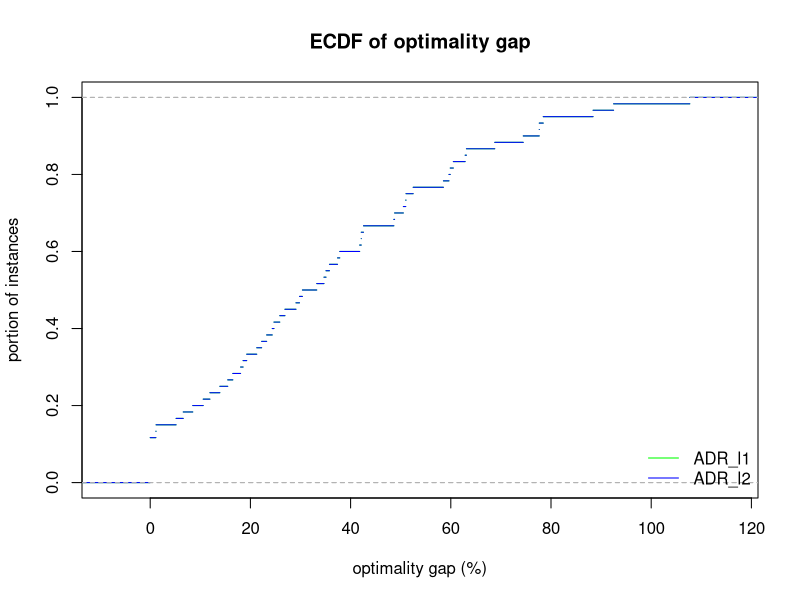
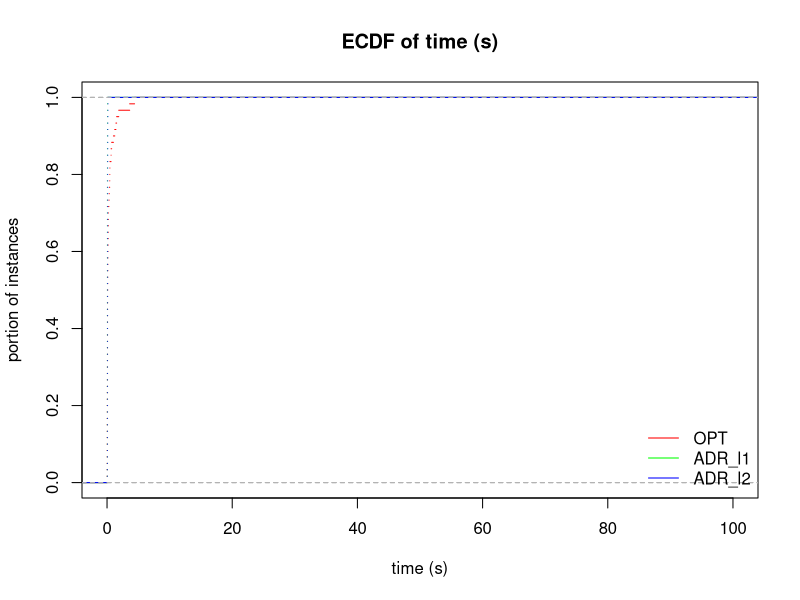
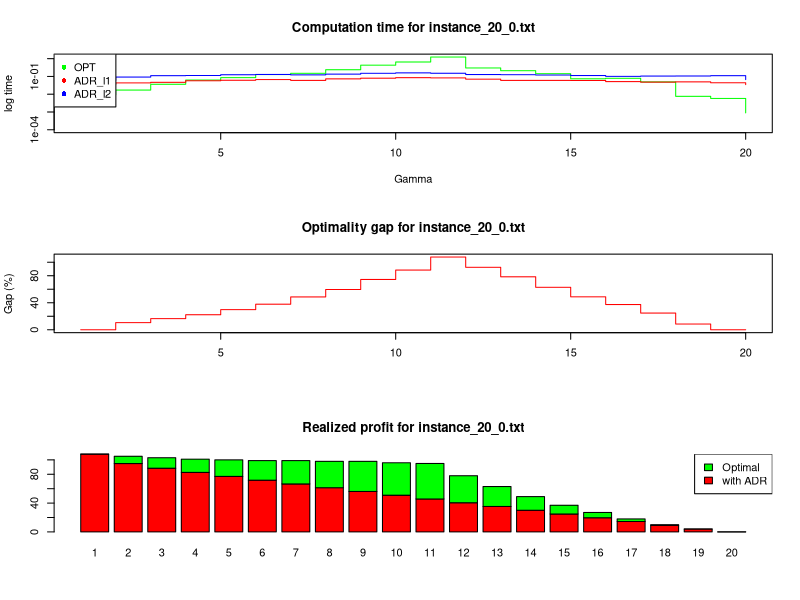
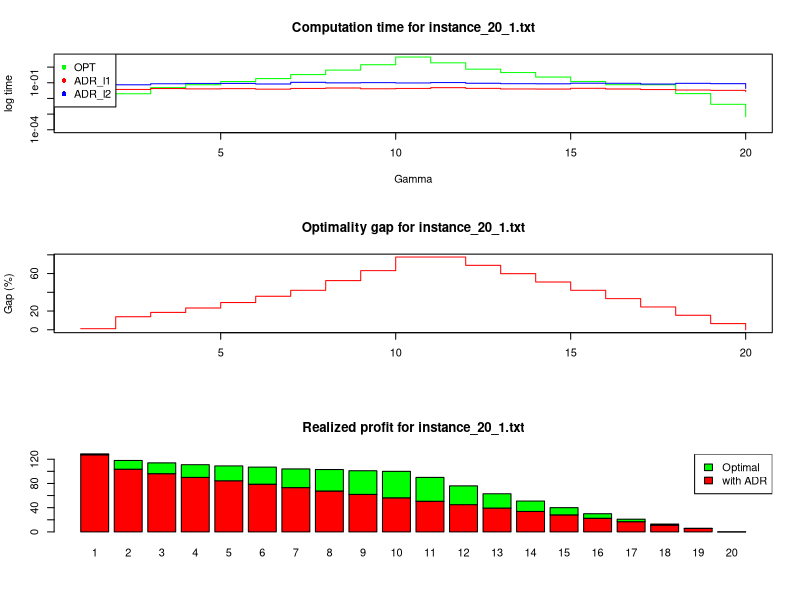
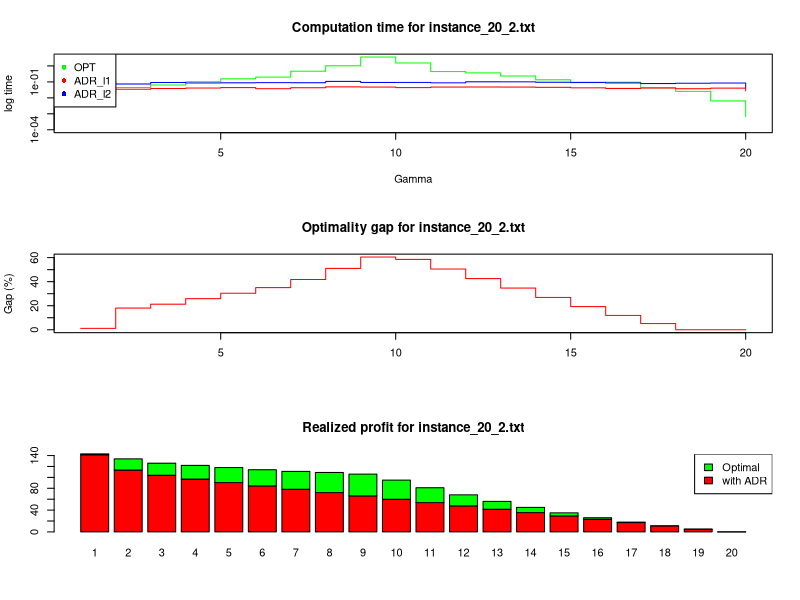

The R source for these figures, in order:
## ---- chunk 1
library(rmarkdown)
library(rmarkdown)
library(kableExtra)
library(tidyr)
## ---- chunk 2
results = read.csv("results.csv", header = FALSE)
colnames(results) = c("method", "Gamma", "best_obj", "status", "reason", "time", "instance")
## ---- chunk 3
methods = unique(results$method)
colors = rainbow(length(methods))
colors = as.data.frame(cbind(methods, colors))
## ---- chunk 4
paged_table(results)
## ---- chunk 5
gap = function(lb, ub) {
  return ( abs(lb - ub) / (1e-10 + abs(ub))  )
}

make_gap_table = function(dataset) {
  
    result = spread(dataset[,c("instance", "method", "Gamma", "best_obj")], key = method, value = best_obj);
    
    methods = unique(dataset$method)
    
    for (method in methods) {
      result[paste0("gap_OPT_",method)] = gap(result$OPT, result[,method]) * 100
    }
    
    return (result)
}

Table = make_gap_table(results)

paged_table(Table)
## ---- chunk 6
#knitr::kable(
#    Table,
#    digits = c(0, 0, matrix(2, nrow = ncol(Table) - 2))
#  ) %>%
#    kable_classic()
## ---- chunk 7
plot_gap = function(dataset, main = NULL, xlab = NULL, ylab = NULL) {
  
  methods = unique(dataset$method)
  methods = methods[methods != "OPT"]
  
  Table = make_gap_table(dataset)
  
  used_colors = NULL
  
  index = 0
  for (method in methods) {
    
    plot_function = if (index == 0 ) plot else lines
    
    current_color = colors[colors$methods == method ,"colors"]
    
    data = Table[,paste0("gap_OPT_",method)]
    
    plot_function(ecdf(data), col = current_color, lty = "solid", cex = 0, main = "", xlab = "", ylab = "", ylim = c(0, 1))
    
    used_colors = rbind(used_colors, current_color)
    
    index = index + 1
  }
  
  title(main = main,
      xlab = xlab,
      ylab = ylab)
  
  legend(
    "bottomright",
    legend = methods,
    lty = "solid",
    col = used_colors,
    bty = "n"
  )
  
}

plot_gap(results[results$time < 3600,], main = "ECDF of optimality gap", xlab = "optimality gap (%)", ylab = "portion of instances")
## ---- chunk 8
plot_times = function(dataset, main = NULL, xlab = NULL, ylab = NULL) {
  
    result = spread(dataset[,c("instance", "method", "Gamma", "time")], key = method, value = time);   
    
    methods = unique(dataset$method)
    
    used_colors = NULL
    
    index = 0
    for (method in methods) {
      
      plot_function = if (index == 0 ) plot else lines
      
      current_color = colors[colors$methods == method ,"colors"]
      
      plot_function(ecdf(result[,method]), col = current_color, lty = "solid", cex = 0, main = "", xlab = "", ylab = "", xlim = c(0, 100))
      
      used_colors = rbind(used_colors, current_color)
      
      index = index + 1
    }
    
    title(main = main,
        xlab = xlab,
        ylab = ylab)
    
    legend(
      "bottomright",
      legend = methods,
      lty = "solid",
      col = used_colors,
      bty = "n"
    )
    
}

plot_times(results, main = "ECDF of time (s)", xlab = "time (s)", ylab = "portion of instances")

## ---- chunk 9

plot_instance = function(instance, field, logscale = FALSE) {
  
  dataset = results[results$instance == instance,]
  opt = dataset[dataset$method == "OPT",]
  adr1 = dataset[dataset$method == "ADR_l1",]
  adr2 = dataset[dataset$method == "ADR_l2",]
  
  ylim = NULL
  log = ""
  ylab = field
  
  if (logscale) {
    ylim = c(0.0001, max(opt[[field]], adr1[[field]], adr2[[field]]))
    log = "y"
    ylab = paste("log",field)
  }
  
  plot(opt$Gamma, opt[[field]], xlab = "", ylab = "", type = "s", col = "green", ylim = ylim, log = log, pch = 16)
  points(adr1$Gamma, adr1[[field]], type = "s", col = "red", pch = 16)
  points(adr2$Gamma, adr2[[field]], type = "s", col = "blue", pch = 16)
  
  title(main = paste("Computation time for", instance),
        xlab = "Gamma",
        ylab = ylab)
  
  legend("topleft", legend = c("OPT", "ADR_l1", "ADR_l2"), col = c("green", "red", "blue"), pch = 16)
  
}

plot_best_obj = function(instance) {
  
  dataset = results[results$instance == instance,]
  table = spread(dataset[,c("Gamma", "method", "best_obj")], key = method, value = best_obj)
  
  rownames(table) = table$Gamma
  
  table$Gamma = NULL
  table$ADR_l2 = NULL
  table = -table
  table$OPT = table$OPT - table$ADR_l1
  
  barplot(t(as.matrix(table)), col = c("red", "green"), main = paste("Realized profit for", instance))
  
  legend("topright", c("Optimal", "with ADR"), fill = c("green","red"))
  
}

plot_gap = function(instance) {
  
  dataset = Table[Table$instance == instance,]
  
  plot(dataset$Gamma, dataset$gap_OPT_ADR_l1, type = "s", col = "red", xlab = "", ylab = "Gap (%)", main = paste("Optimality gap for", instance))
  
}

for (instance in unique(results$instance)) {
  par(mfrow = c(3,1))
  plot_instance(instance, "time", logscale = TRUE);
  plot_gap(instance)
  plot_best_obj(instance);
}
